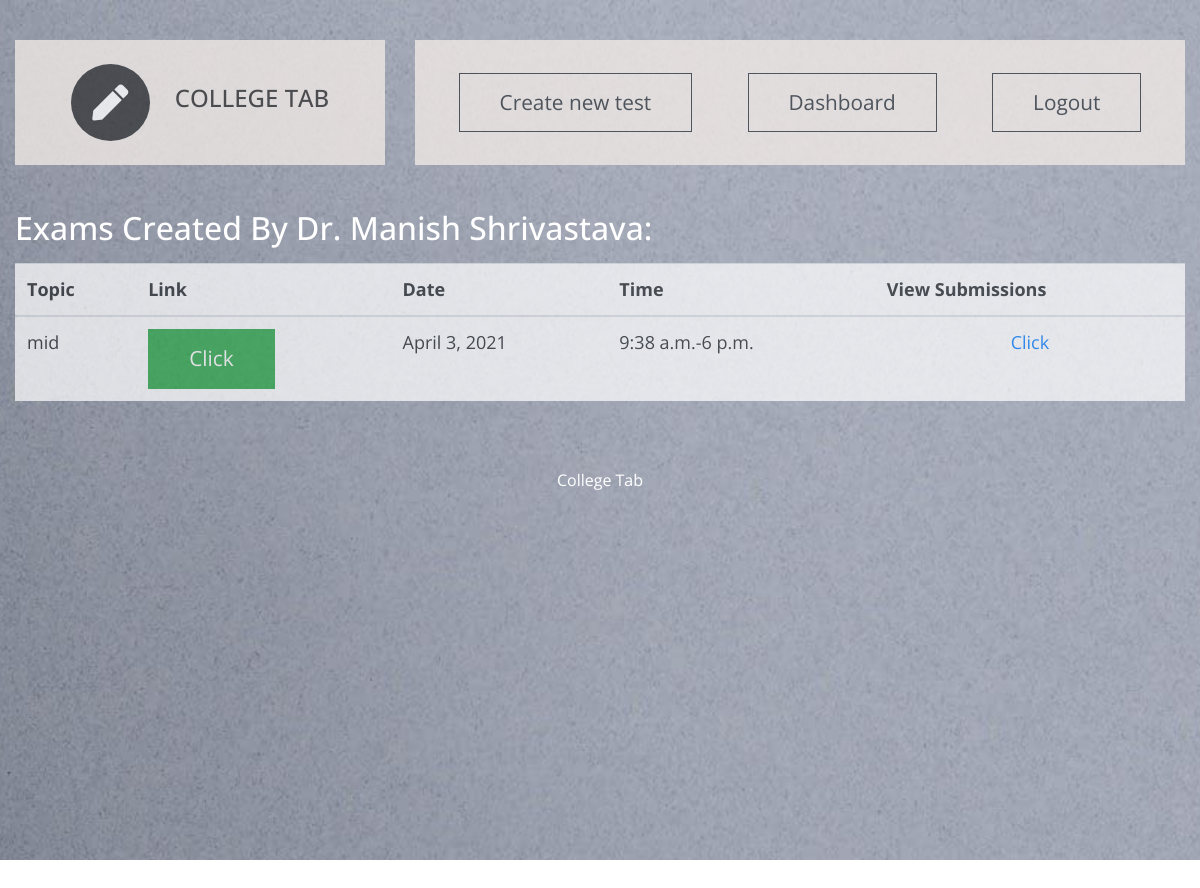
Screenshot of /t_dashboard/t_sub_exam/2/1/IT-602 with the database file from the repository.
### ctapp/models.py (models this page shows, shortened)
class teacher(models.Model):
    user = models.OneToOneField(User, on_delete=models.CASCADE,unique=True)
    name = models.CharField(max_length=30)
    college_name = models.CharField(max_length = 10,choices = CLG_CHOICES,default = 'LNCT')
    branch = models.CharField(max_length=20, choices=BRANCH_CHOICES, default='IT')
    mobile_no = models.CharField(max_length=10)
    email = models.CharField(max_length=30)

class Test(models.Model):
    topic = models.CharField(max_length=50)
    link = models.CharField(max_length=1000)
    form_link=models.CharField(max_length=1000,default="Google Link")#google form link
    c_id  = models.ForeignKey(Class,on_delete=models.CASCADE)       #class id
    s_id = models.ForeignKey(subject,on_delete=models.CASCADE)  #subject id
    t_id = models.ForeignKey(teacher,on_delete=models.CASCADE)  #teacher id
    date = models.DateField()
    starttime = models.TimeField(auto_now=False,auto_now_add=False)
    endtime = models.TimeField(auto_now=False,auto_now_add=False)

### ctapp/views.py (the view, shortened to what this page needs)
# urls.py: path('t_sub_exam/<int:t_id>/<int:c_id>/<str:sub_id>',views.teach_exam_create, name='t_subject_exam_db'),# create exam
def teach_exam_create(request,t_id,c_id,sub_id):
    current_teacher = teacher.objects.get(id=t_id)
    current_subject = subject.objects.get(subject_code=sub_id)
    current_class=Class.objects.get(id=c_id)
    exam_list = get_exam_teacher(current_subject,current_teacher,current_class)
    form = TestCreateForm()
    context = {'teacher':current_teacher,'exam_list':exam_list,'subject':current_subject,'class':current_class,'form':form}
    template = loader.get_template('teacher dashboard examination.html')
    return HttpResponse(template.render(context, request))

### ctapp/views.py (called while the page is built)
def get_exam_teacher(current_subject,current_teacher,current_class):
    try:
        return Test.objects.filter(t_id=current_teacher).filter(s_id=current_subject).filter(c_id=current_class)
    except teacher_assign.DoesNotExist:
        return False

### ctapp/templates/teacher dashboard examination.html (shortened to what this page needs)
<!DOCTYPE html>
<html lang="en">
  {% load static %}
  {% load widget_tweaks %}
  <head>
    <link rel="stylesheet" href="{% static 'css/all.min.css' %}" />
    <link rel="stylesheet" href="{% static 'css/bootstrap.min.css' %}" />
    <link rel="stylesheet" href="{% static 'css/templatemo-style.css' %}" />
  </head>
  <body id="assignmentPage">
    <div class="parallax-window" data-parallax="scroll" data-image-src="{% static 'img/assignments.jpg' %}">
      <div class="container-fluid">
        <div class="row tm-brand-row">
          <div class="col-lg-4 col-11">
            <div class="tm-brand-container tm-bg-white-transparent">
              <i class="fas fa-2x fa-pen tm-brand-icon"></i>
              <div class="tm-brand-texts">
                <h1 class="text-uppercase tm-brand-name">College Tab</h1>
              </div>
            </div>
          </div>
          <div class="col-lg-8 col-1">
            <div class="tm-nav">
              <nav
                class="navbar navbar-expand-lg navbar-light tm-bg-white-transparent tm-navbar">
                <div class="collapse navbar-collapse" id="navbarNav">
                  <ul class="navbar-nav">
                    <li class="nav-item">
                        <button data-toggle="collapse" data-target="#create" class="btn btn-outline-dark">Create new test</a>
                    </li>
                    <li class="nav-item">
                      <a href="{% url 'teacher:t_db' teacher.id %}" class="btn btn-outline-dark">
                        Dashboard
                      </a>
                    </li>
                    <li class="nav-item">
                      <a href="{% url 't_logout' %}" class="btn btn-outline-dark">
                        Logout
                      </a>
                    </li>
                  </ul>
                </div>
              </nav>
            </div>
          </div>
        </div>
          <section class="row" id="tmServices">
            <div class="col-12">
              <p><h2 style="color:white;">Exams Created By {{teacher.name}}:</h2></p>
                  <div id="assignments">
                    <table class="table table-hover">
                      <thead>
                        <tr>
                          <th scope="col">Topic</th>
                          <th scope="col">Link</th>
                          <th scope="col">Date</th>
                          <th scope="col">Time</th>
                          <th scope="col">View Submissions</th>
                        </tr>
                      </thead>
                      <tbody>
                        {% for exam in exam_list %}
                        <tr>
                          <td scope="row">{{exam.topic}}</td>
                          <td><a href="{{ exam.form_link }}" class="btn btn-success assign_btn" target="_blank">Click</a></td>
                          <td>{{exam.date}}</td>
                          <td>{{exam.starttime}}-{{exam.endtime}}</td>
                          <td class="text-center"><a href="{% url 'teacher:t_subject_exam_submission' teacher.id class.id subject.subject_code exam.id %}">Click</a></td>
                        </tr>
                        {% endfor %}
                      </tbody>
                    </table>
                  </div>
              </div>
          </section>
         <footer class="row">
            <p class="col-12 text-white text-center tm-copyright-text">
              College Tab
            </p>
          </footer>
        </div>
      </div>
    </body>
  </html>

### ctapp/static/css/templatemo-style.css (style rules this page uses)
html { scroll-behavior: smooth; }
body { font-family: "Open Sans", Arial, Helvetica, sans-serif; font-size: 18px; font-weight: 400; color: #6b6b6b; overflow-x: hidden; }
a, button { transition: all 0.3s ease; }
.container-fluid { max-width: 1310px; }
.parallax-window { min-height: 1100px; background: transparent; }
.tm-bg-white-transparent { background-color: rgba(255, 255, 255, 0.8); }
.tm-brand-row { align-items: center; padding-top: 40px; padding-bottom: 28px; }
.tm-brand-container { max-width: 500px; height: 125px; display: flex; align-items: center; justify-content: center; }
.tm-brand-icon { width: 79px; height: 77px; display: flex; align-items: center; justify-content: center; background-color: #333436; color: white; border-radius: 50%; margin-right: 25px; }
.tm-brand-name { font-size: 1.5rem; color: #333333; }
::placeholder { color: black; opacity: 1; }
.tm-navbar { max-width: 840px;min-height: 125px;justify-content:; }
.tm-navbar .navbar-nav { width: 100%; display: flex; align-items: center; justify-content: space-around; }
.nav-item { position: relative; }
.btn { border-radius: 0; padding: 13px 40px; font-size: 1.3rem; }
p { line-height: 1.7; }
.tm-copyright-text { font-size: 1rem; padding-top: 50px; padding-bottom: 45px; }
.tm-bg-white-transparent { background-color: #F2EBE7;; opacity: 0.77; color: #F4F3F2; font-weight: bold; }
::placeholder { color: black; }
.text-center { align-self: center; }
#assignments { background-color: white; opacity: 0.7; }

### rows the page displays
teacher: name "Dr. Manish Shrivastava"
Test: topic "mid", date "April 3, 2021", starttime "9:38 a.m.", endtime "6 p.m."
